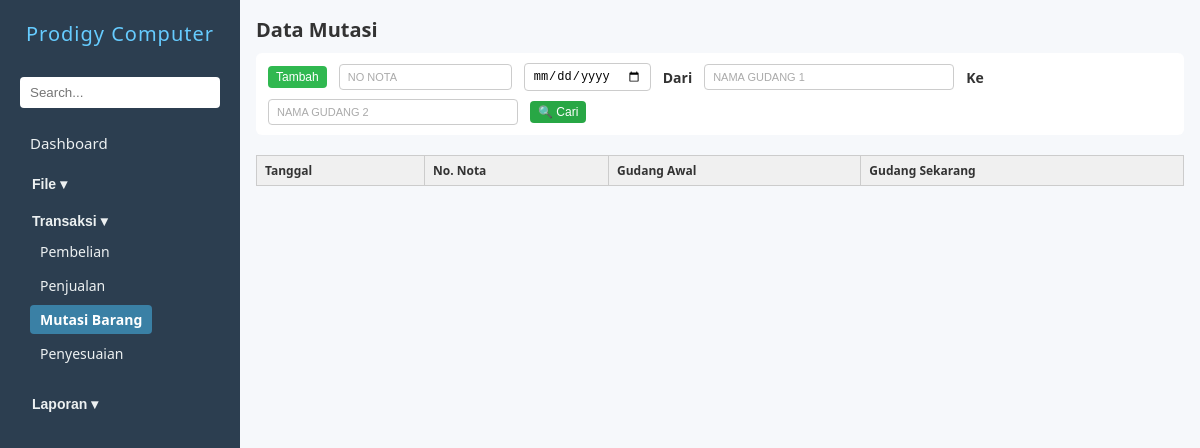
/mutasi.php, run on an earlier commit of the app's database.
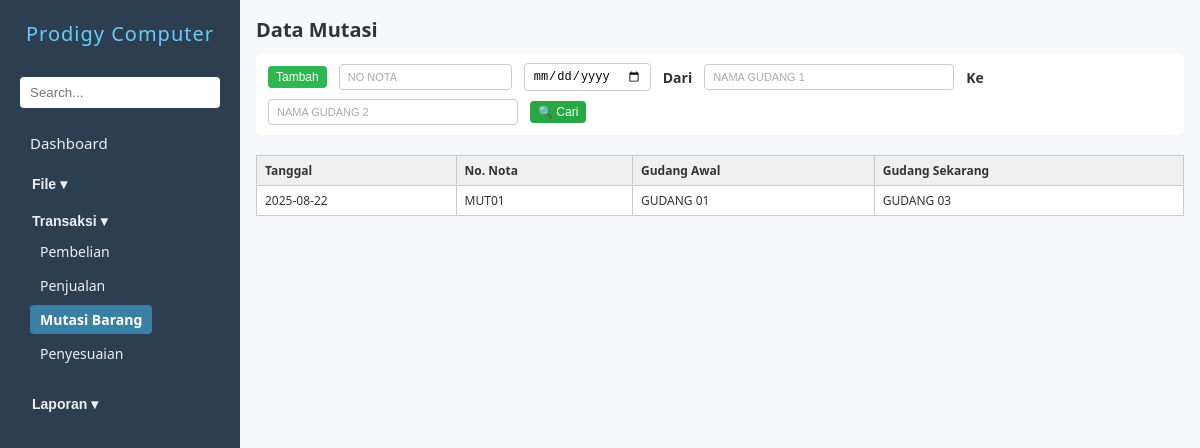
And on a later commit of the database.
### tables this page shows
CREATE TABLE `zmutasi` (
  `nonota` char(30) DEFAULT NULL,
  `tgl` date DEFAULT NULL,
  `kodegd1` char(10) DEFAULT NULL,
  `kodegd2` char(10) NOT NULL
);

CREATE TABLE `zgudang` (
  `kodegd` char(20) NOT NULL,
  `namagd` char(50) NOT NULL
);

### mutasi.php (the view, shortened to what this page needs)
<?php
include 'koneksi.php';
$query = mysqli_query($conn, "
    SELECT
        zmutasi.tgl,
        zmutasi.nonota,
        g1.namagd AS namagd1,
        g2.namagd AS namagd2
    FROM zmutasi
    LEFT JOIN zgudang g1 ON zmutasi.kodegd1 = g1.kodegd
    LEFT JOIN zgudang g2 ON zmutasi.kodegd2 = g2.kodegd
    ORDER BY zmutasi.tgl DESC, zmutasi.nonota DESC
    LIMIT 10
");
?>
<!DOCTYPE html>
<html lang="en">
<head>
    <link rel="stylesheet" href="navbar.css" />
    <link rel="stylesheet" href="form.css" />
</head>
<body>
    <?php include 'navbar.php'; ?>
    <main>
        <h2>Data Mutasi</h2>
        <div class="action-bar">
            <button type="button" class="action-btn tambah" onclick="window.location.href='inputmutasi.php'">Tambah</button>
            <input type="text" id="inputNoNota" placeholder="No Nota" style="text-transform: uppercase;">
            <input type="date" id="inputTgl">
            <span> Dari </span>
            <input type="text" name="namagd1" id="inputNamagd1" placeholder="Nama gudang 1" class="medium-input" style="text-transform: uppercase;">
            <span> Ke </span>
            <input type="text" name="namagd2" id="inputNamagd2" placeholder="Nama gudang 2" class="medium-input" style="text-transform: uppercase;">
            <button type="button" class="action-btn cari" onclick="triggerSearch()">🔍 Cari</button>
        </div>
        <div id="tabelHasil" class="form-grid" style="margin-top: 20px;">
            <table class="tabel-hasil">
                <thead>
                    <tr>
                        <th>Tanggal</th>
                        <th>No. Nota</th>
                        <th>Gudang Awal</th>
                        <th>Gudang Sekarang</th>
                    </tr>
                </thead>
                <tbody>
                    <?php while ($row = mysqli_fetch_assoc($query)): ?>
                        <tr onclick="tampilkanKonfirmasiEdit('<?= $row['nonota'] ?>')">
                            <td><?= $row['tgl'] ?></td>
                            <td><?= $row['nonota'] ?></td>
                            <td><?= $row['namagd1'] ?></td>
                            <td><?= $row['namagd2'] ?></td>
                        </tr>
                    <?php endwhile; ?>
                </tbody>
            </table>
        </div>
    </main>
</body>
</html>

### navbar.php (shortened to what this page needs)
<?php
$current = basename($_SERVER['PHP_SELF']);
$isFile = in_array($current, ['barang.php', 'supplier.php', 'area.php', 'tipe.php', 'kustomer.php', 'sales.php','gudang.php', 'group.php', 'merek.php', 'golongan.php']);
$isTransaksi = in_array($current, ['pembelian.php', 'penjualan.php', 'mutasi.php', 'penyesuaian.php', 'inputpembelian.php', 'editpembelian.php', 'inputpenjualan.php', 'editpenjualan.php', 'inputmutasi.php', 'editmutasi.php', 'inputpenyesuaian.php', 'editpenyesuaian.php']);
$isLaporan = in_array($current, [
  'LaporanStok.php', 'LaporanPenjualan.php', 'LaporanSupplier.php',
  'LaporanPembelian.php', 'LaporanKustomer.php'
]);
?>
<div class="sidebar" id="sidebarMenu">
    <h1>Prodigy Computer</h1>
    <input type="search" placeholder="Search...">
    <div class="nav-section">
        <a href="dashboard.php" class="nav-link-dasboard">Dashboard</a>
    </div>
    <div class="nav-section">
    <button class="dropdown-toggle <?= $isFile ? 'active-dropdown' : '' ?>" onclick="toggleDropdown('fileDropdown', this)">File ▾</button>
    </div>
    <div class="nav-section">
    <button class="dropdown-toggle <?= $isTransaksi ? 'active-dropdown' : '' ?>" onclick="toggleDropdown('transaksiDropdown', this)">Transaksi ▾</button>
    <div class="dropdown-content <?= $isTransaksi ? 'show' : '' ?>" id="transaksiDropdown">
        <a href="pembelian.php" class="<?= in_array($current, ['pembelian.php', 'inputpembelian.php', 'editpembelian.php']) ? 'active-link' : '' ?>">Pembelian</a>
        <a href="penjualan.php" class="<?= in_array($current, ['penjualan.php', 'inputpenjualan.php', 'editpenjualan.php']) ? 'active-link' : '' ?>">Penjualan</a>
        <a href="mutasi.php" class="<?= in_array($current, ['mutasi.php', 'inputmutasi.php', 'editmutasi.php']) ? 'active-link' : '' ?>">Mutasi Barang</a>
        <a href="penyesuaian.php" class="<?= in_array($current, ['penyesuaian.php', 'inputpenyesuaian.php', 'editpenyesuaian.php']) ? 'active-link' : '' ?>">Penyesuaian</a>
    </div>
    </div>
    <div class="nav-section">
    <button class="dropdown-toggle <?= $isLaporan ? 'active-dropdown' : '' ?>" onclick="toggleDropdown('laporanDropdown', this)">Laporan ▾</button>
    </div>
</div>

### navbar.css (style rules this page uses)
.sidebar { width: 240px; background: #2c3e50; color: #fff; display: flex; flex-direction: column; padding: 20px; overflow-y: auto; }
.sidebar h1 { font-size: 20px; margin-bottom: 30px; text-align: center; font-weight: 500; letter-spacing: 1px; color: #66ccff; }
.sidebar input[type="search"] { width: 100%; padding: 8px 10px; border-radius: 4px; border: none; margin-bottom: 20px; }
.nav-section { display: flex; flex-direction: column; align-items: flex-start; background-color: #2c3e50; width: 185px; color: #fff; margin-bottom: 5px; }
.nav-section a { text-decoration: none; color: #ecf0f1; padding: 5px 10px; margin-bottom: 5px; font-size: 15px; width: 100%; border-radius: 4px; transition: background-color 0.2s ease; }
.dropdown-toggle { background: none; border: none; color: #ecf0f1; padding: 8px 12px; width: 100%; text-align: left; font-size: 14px; cursor: pointer; font-weight: bold; }
.dropdown-content { display: none; flex-direction: column; padding-left: 10px; margin-bottom: 10px; }
.dropdown-content a { font-size: 14px; padding: 5px 10px; }
.dropdown-content.show { display: flex; }
.active-link { background-color: #42a5d6a4; color: white !important; font-weight: bold; }

### form.css (style rules this page uses)
* { box-sizing: border-box; margin: 0; padding: 0; }
body { font-family: "Segoe UI", Tahoma, Geneva, Verdana, sans-serif; display: flex; height: 100vh; background: #f6f8fb; color: #333; }
main { padding: 1rem; flex: 1; overflow-y: auto; }
h2 { margin-bottom: 10px; font-size: 20px; }
.tabel-hasil { width: 100%; border-collapse: collapse; font-size: 14px; margin-top: 10px; }
.tabel-hasil th, .tabel-hasil td { border: 1px solid #ccc; padding: 8px 10px; text-align: left; }
.tabel-hasil th { background-color: #f0f0f0; font-weight: bold; }
a { text-decoration: none; color: #007bff; }
.medium-input { width: 250px; }
.sidebar { transition: left 0.3s ease; }
.action-bar { display: flex; flex-wrap: wrap; align-items: center; gap: 8px 12px; margin-bottom: 4px; background-color: #fff; padding: 10px 12px; border-radius: 6px; }
.action-bar input[type="text"], .action-bar input[type="date"], .action-bar select { padding: 5px 8px; font-size: 12px; border: 1px solid #ccc; border-radius: 4px; min-width: 120px; }
.action-bar input[type="text"]::placeholder { font-size: 11px; color: #aaa; }
.action-bar span { font-size: 14px; font-weight: bold; }
.action-bar .action-btn { padding: 4px 8px; font-size: 12px; border: none; color: white; border-radius: 4px; cursor: pointer; transition: 0.3s ease; }
.action-bar .action-btn.tambah { background-color: #30b850; }
.action-bar .action-btn.cari { background-color: #28a745; }
.tabel-hasil { width: 100%; border-collapse: collapse; margin-top: 1em; font-size: 12px; border: 1px solid #ccc; }
.tabel-hasil th, .tabel-hasil td { padding: 6px 8px; border: 1px solid #ccc; text-align: left; background-color: #fff; }
.tabel-hasil th { background-color: #f0f0f0; font-weight: bold; color: #333; }

What changed in the data, as far as the page shows it:
added zmutasi: tgl "2025-08-22", nonota "MUT01", zgudang.namagd "GUDANG 01", zgudang.namagd "GUDANG 03"
